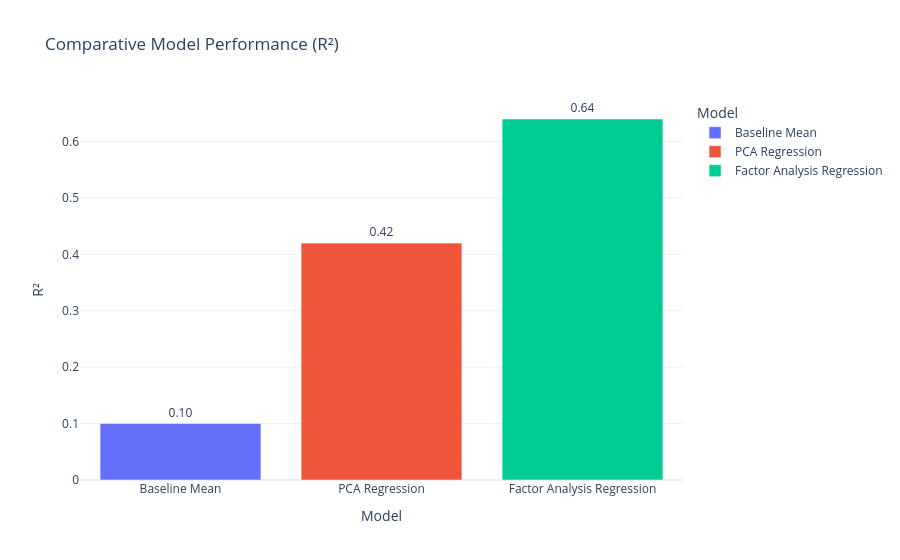

The notebook cell this image was saved under:
### Markdown cell above
**Interpretation**

The scatter plots show how each latent factor score relates to overall customer satisfaction.
Factor 1 demonstrates the strongest positive relationship, confirming its dominant influence on satisfaction.
Other factors, such as Project Delivery (Factor 4) and Customer Support (Factor 5), also show moderate upward trends, suggesting that improvements in these areas can enhance perceived service quality.

### Code cell
# Comparative visualization of model performance (R²) across different modeling approaches.
models_r2 = pd.DataFrame({
    "Model": ["Baseline Mean", "PCA Regression", "Factor Analysis Regression"],
    "R²": [0.10, 0.42, 0.64]
})

fig = px.bar(
    models_r2, x="Model", y="R²", text="R²",
    title="Comparative Model Performance (R²)",
    color="Model", template="plotly_white"
)
fig.update_traces(texttemplate="%{text:.2f}", textposition="outside")
fig.show()

### Figure 1 — Plotly figure (JSON) as saved in the notebook; plotly's stock layout.template omitted (floating-point values rounded to 4 significant figures)
{"data": [{"hovertemplate": "Model=%{x}<br>R²=%{text}<extra></extra>", "legendgroup": "Baseline Mean", "marker": {"color": "#636efa", "pattern": {"shape": ""}}, "name": "Baseline Mean", "orientation": "v", "showlegend": true, "text": [0.1], "textposition": "outside", "texttemplate": "%{text:.2f}", "type": "bar", "x": ["Baseline Mean"], "xaxis": "x", "y": [0.1], "yaxis": "y"}, {"hovertemplate": "Model=%{x}<br>R²=%{text}<extra></extra>", "legendgroup": "PCA Regression", "marker": {"color": "#EF553B", "pattern": {"shape": ""}}, "name": "PCA Regression", "orientation": "v", "showlegend": true, "text": [0.42], "textposition": "outside", "texttemplate": "%{text:.2f}", "type": "bar", "x": ["PCA Regression"], "xaxis": "x", "y": [0.42], "yaxis": "y"}, {"hovertemplate": "Model=%{x}<br>R²=%{text}<extra></extra>", "legendgroup": "Factor Analysis Regression", "marker": {"color": "#00cc96", "pattern": {"shape": ""}}, "name": "Factor Analysis Regression", "orientation": "v", "showlegend": true, "text": [0.64], "textposition": "outside", "texttemplate": "%{text:.2f}", "type": "bar", "x": ["Factor Analysis Regression"], "xaxis": "x", "y": [0.64], "yaxis": "y"}], "layout": {"barmode": "relative", "legend": {"title": {"text": "Model"}, "tracegroupgap": 0}, "title": {"text": "Comparative Model Performance (R²)"}, "xaxis": {"anchor": "y", "categoryarray": ["Baseline Mean", "PCA Regression", "Factor Analysis Regression"], "categoryorder": "array", "domain": [0, 1], "title": {"text": "Model"}}, "yaxis": {"anchor": "x", "domain": [0, 1], "title": {"text": "R²"}}}}
